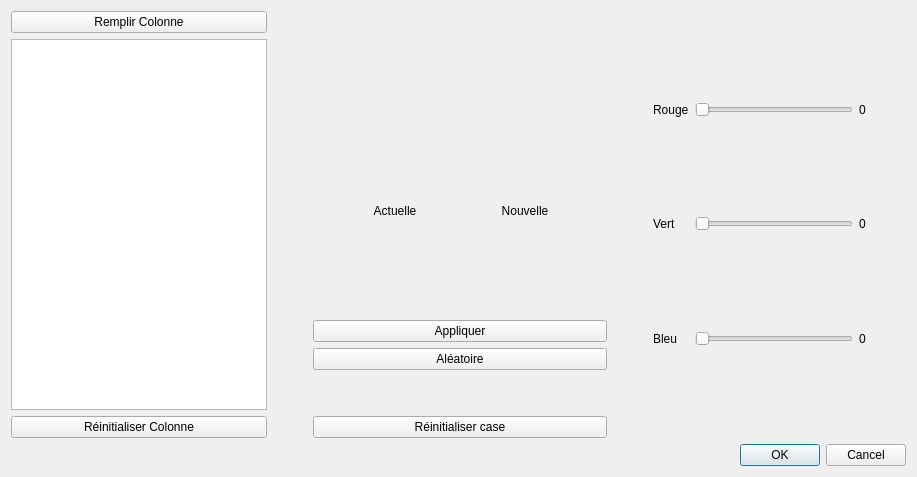
<?xml version="1.0" encoding="UTF-8"?>
<ui version="4.0">
 <class>DialogColorier</class>
 <widget class="QDialog" name="DialogColorier">
  <property name="geometry">
   <rect>
    <x>0</x>
    <y>0</y>
    <width>917</width>
    <height>477</height>
   </rect>
  </property>
  <property name="windowTitle">
   <string>Colorier</string>
  </property>
  <layout class="QVBoxLayout" name="verticalLayout_7">
   <item>
    <layout class="QHBoxLayout" name="horizontalLayout_4">
     <item>
      <layout class="QVBoxLayout" name="verticalLayout_3">
       <item>
        <widget class="QPushButton" name="_myPBAllHasard">
         <property name="cursor">
          <cursorShape>PointingHandCursor</cursorShape>
         </property>
         <property name="toolTip">
          <string>&lt;html&gt;&lt;head/&gt;&lt;body&gt;&lt;p&gt;Remplit aléatoirement tout e la colonne&lt;/p&gt;&lt;/body&gt;&lt;/html&gt;</string>
         </property>
         <property name="text">
          <string>Remplir Colonne</string>
         </property>
        </widget>
       </item>
       <item>
        <widget class="QTableView" name="_myColonneView">
         <property name="sizePolicy">
          <sizepolicy hsizetype="Minimum" vsizetype="Expanding">
           <horstretch>0</horstretch>
           <verstretch>0</verstretch>
          </sizepolicy>
         </property>
        </widget>
       </item>
       <item>
        <widget class="QPushButton" name="_myPBAllReinit">
         <property name="cursor">
          <cursorShape>PointingHandCursor</cursorShape>
         </property>
         <property name="toolTip">
          <string>&lt;html&gt;&lt;head/&gt;&lt;body&gt;&lt;p&gt;Réinitialise toue la colonne&lt;/p&gt;&lt;/body&gt;&lt;/html&gt;</string>
         </property>
         <property name="text">
          <string>Réinitialiser Colonne</string>
         </property>
        </widget>
       </item>
      </layout>
     </item>
     <item>
      <spacer name="horizontalSpacer_3">
       <property name="orientation">
        <enum>Qt::Horizontal</enum>
       </property>
       <property name="sizeType">
        <enum>QSizePolicy::Minimum</enum>
       </property>
       <property name="sizeHint" stdset="0">
        <size>
         <width>40</width>
         <height>20</height>
        </size>
       </property>
      </spacer>
     </item>
     <item>
      <layout class="QVBoxLayout" name="verticalLayout_6">
       <item>
        <spacer name="verticalSpacer_2">
         <property name="orientation">
          <enum>Qt::Vertical</enum>
         </property>
         <property name="sizeHint" stdset="0">
          <size>
           <width>20</width>
           <height>40</height>
          </size>
         </property>
        </spacer>
       </item>
       <item>
        <layout class="QVBoxLayout" name="verticalLayout_5">
         <item>
          <layout class="QHBoxLayout" name="horizontalLayout_3">
           <item>
            <spacer name="horizontalSpacer">
             <property name="orientation">
              <enum>Qt::Horizontal</enum>
             </property>
             <property name="sizeType">
              <enum>QSizePolicy::Minimum</enum>
             </property>
             <property name="sizeHint" stdset="0">
              <size>
               <width>40</width>
               <height>20</height>
              </size>
             </property>
            </spacer>
           </item>
           <item>
            <layout class="QVBoxLayout" name="verticalLayout_2">
             <item>
              <widget class="QLabel" name="label_7">
               <property name="text">
                <string>Actuelle</string>
               </property>
               <property name="alignment">
                <set>Qt::AlignCenter</set>
               </property>
              </widget>
             </item>
             <item>
              <widget class="QLabel" name="_myLOldColor">
               <property name="sizePolicy">
                <sizepolicy hsizetype="Expanding" vsizetype="Expanding">
                 <horstretch>0</horstretch>
                 <verstretch>0</verstretch>
                </sizepolicy>
               </property>
               <property name="minimumSize">
                <size>
                 <width>47</width>
                 <height>50</height>
                </size>
               </property>
               <property name="layoutDirection">
                <enum>Qt::LeftToRight</enum>
               </property>
               <property name="autoFillBackground">
                <bool>true</bool>
               </property>
               <property name="text">
                <string/>
               </property>
               <property name="textFormat">
                <enum>Qt::AutoText</enum>
               </property>
               <property name="scaledContents">
                <bool>false</bool>
               </property>
               <property name="alignment">
                <set>Qt::AlignCenter</set>
               </property>
              </widget>
             </item>
            </layout>
           </item>
           <item>
            <spacer name="horizontalSpacer_6">
             <property name="orientation">
              <enum>Qt::Horizontal</enum>
             </property>
             <property name="sizeType">
              <enum>QSizePolicy::Minimum</enum>
             </property>
             <property name="sizeHint" stdset="0">
              <size>
               <width>40</width>
               <height>20</height>
              </size>
             </property>
            </spacer>
           </item>
           <item>
            <layout class="QVBoxLayout" name="verticalLayout_4">
             <item>
              <widget class="QLabel" name="label_8">
               <property name="text">
                <string>Nouvelle</string>
               </property>
               <property name="alignment">
                <set>Qt::AlignCenter</set>
               </property>
              </widget>
             </item>
             <item>
              <widget class="QLabel" name="_myLNewColor">
               <property name="sizePolicy">
                <sizepolicy hsizetype="Expanding" vsizetype="Expanding">
                 <horstretch>0</horstretch>
                 <verstretch>0</verstretch>
                </sizepolicy>
               </property>
               <property name="minimumSize">
                <size>
                 <width>50</width>
                 <height>50</height>
                </size>
               </property>
               <property name="autoFillBackground">
                <bool>true</bool>
               </property>
               <property name="text">
                <string/>
               </property>
               <property name="alignment">
                <set>Qt::AlignCenter</set>
               </property>
              </widget>
             </item>
            </layout>
           </item>
           <item>
            <spacer name="horizontalSpacer_2">
             <property name="orientation">
              <enum>Qt::Horizontal</enum>
             </property>
             <property name="sizeType">
              <enum>QSizePolicy::Minimum</enum>
             </property>
             <property name="sizeHint" stdset="0">
              <size>
               <width>40</width>
               <height>20</height>
              </size>
             </property>
            </spacer>
           </item>
          </layout>
         </item>
         <item>
          <layout class="QVBoxLayout" name="verticalLayout">
           <item>
            <spacer name="verticalSpacer">
             <property name="orientation">
              <enum>Qt::Vertical</enum>
             </property>
             <property name="sizeType">
              <enum>QSizePolicy::Minimum</enum>
             </property>
             <property name="sizeHint" stdset="0">
              <size>
               <width>20</width>
               <height>40</height>
              </size>
             </property>
            </spacer>
           </item>
           <item>
            <widget class="QPushButton" name="myPushButtonAppliquer">
             <property name="cursor">
              <cursorShape>PointingHandCursor</cursorShape>
             </property>
             <property name="toolTip">
              <string>&lt;html&gt;&lt;head/&gt;&lt;body&gt;&lt;p&gt;Appliquer la nouvelle couleur dans la case&lt;/p&gt;&lt;/body&gt;&lt;/html&gt;</string>
             </property>
             <property name="text">
              <string>Appliquer</string>
             </property>
            </widget>
           </item>
           <item>
            <widget class="QPushButton" name="myPushButtonAleatoire">
             <property name="cursor">
              <cursorShape>PointingHandCursor</cursorShape>
             </property>
             <property name="toolTip">
              <string>&lt;html&gt;&lt;head/&gt;&lt;body&gt;&lt;p&gt;Propose une couleur aléatoire&lt;/p&gt;&lt;/body&gt;&lt;/html&gt;</string>
             </property>
             <property name="text">
              <string>Aléatoire</string>
             </property>
            </widget>
           </item>
           <item>
            <spacer name="verticalSpacer_4">
             <property name="orientation">
              <enum>Qt::Vertical</enum>
             </property>
             <property name="sizeHint" stdset="0">
              <size>
               <width>20</width>
               <height>40</height>
              </size>
             </property>
            </spacer>
           </item>
           <item>
            <widget class="QPushButton" name="myPushButtonReinit">
             <property name="cursor">
              <cursorShape>PointingHandCursor</cursorShape>
             </property>
             <property name="toolTip">
              <string>&lt;html&gt;&lt;head/&gt;&lt;body&gt;&lt;p&gt;Réinitialise la couleur de la case&lt;/p&gt;&lt;/body&gt;&lt;/html&gt;</string>
             </property>
             <property name="text">
              <string>Réinitialiser case</string>
             </property>
            </widget>
           </item>
          </layout>
         </item>
        </layout>
       </item>
      </layout>
     </item>
     <item>
      <layout class="QHBoxLayout" name="horizontalLayout_2">
       <item>
        <spacer name="horizontalSpacer_4">
         <property name="orientation">
          <enum>Qt::Horizontal</enum>
         </property>
         <property name="sizeType">
          <enum>QSizePolicy::Minimum</enum>
         </property>
         <property name="sizeHint" stdset="0">
          <size>
           <width>40</width>
           <height>20</height>
          </size>
         </property>
        </spacer>
       </item>
       <item>
        <layout class="QGridLayout" name="gridLayout">
         <item row="1" column="2">
          <widget class="QLabel" name="label_5">
           <property name="text">
            <string>0</string>
           </property>
          </widget>
         </item>
         <item row="2" column="1">
          <widget class="QSlider" name="myHorizontalSliderBleu">
           <property name="minimumSize">
            <size>
             <width>50</width>
             <height>0</height>
            </size>
           </property>
           <property name="cursor">
            <cursorShape>PointingHandCursor</cursorShape>
           </property>
           <property name="maximum">
            <number>255</number>
           </property>
           <property name="orientation">
            <enum>Qt::Horizontal</enum>
           </property>
          </widget>
         </item>
         <item row="0" column="1">
          <widget class="QSlider" name="myHorizontalSliderRouge">
           <property name="minimumSize">
            <size>
             <width>50</width>
             <height>0</height>
            </size>
           </property>
           <property name="cursor">
            <cursorShape>PointingHandCursor</cursorShape>
           </property>
           <property name="maximum">
            <number>255</number>
           </property>
           <property name="orientation">
            <enum>Qt::Horizontal</enum>
           </property>
          </widget>
         </item>
         <item row="0" column="0">
          <widget class="QLabel" name="label">
           <property name="text">
            <string>Rouge</string>
           </property>
          </widget>
         </item>
         <item row="2" column="0">
          <widget class="QLabel" name="label_3">
           <property name="text">
            <string>Bleu</string>
           </property>
          </widget>
         </item>
         <item row="1" column="1">
          <widget class="QSlider" name="myHorizontalSliderVert">
           <property name="minimumSize">
            <size>
             <width>50</width>
             <height>0</height>
            </size>
           </property>
           <property name="cursor">
            <cursorShape>PointingHandCursor</cursorShape>
           </property>
           <property name="maximum">
            <number>255</number>
           </property>
           <property name="orientation">
            <enum>Qt::Horizontal</enum>
           </property>
          </widget>
         </item>
         <item row="2" column="2">
          <widget class="QLabel" name="label_6">
           <property name="text">
            <string>0</string>
           </property>
          </widget>
         </item>
         <item row="0" column="2">
          <widget class="QLabel" name="label_4">
           <property name="text">
            <string>0</string>
           </property>
          </widget>
         </item>
         <item row="1" column="0">
          <widget class="QLabel" name="label_2">
           <property name="text">
            <string>Vert</string>
           </property>
          </widget>
         </item>
         <item row="1" column="3">
          <spacer name="horizontalSpacer_5">
           <property name="orientation">
            <enum>Qt::Horizontal</enum>
           </property>
           <property name="sizeType">
            <enum>QSizePolicy::Minimum</enum>
           </property>
           <property name="sizeHint" stdset="0">
            <size>
             <width>40</width>
             <height>20</height>
            </size>
           </property>
          </spacer>
         </item>
        </layout>
       </item>
      </layout>
     </item>
    </layout>
   </item>
   <item>
    <layout class="QHBoxLayout" name="horizontalLayout"/>
   </item>
   <item>
    <widget class="QDialogButtonBox" name="buttonBox">
     <property name="cursor">
      <cursorShape>PointingHandCursor</cursorShape>
     </property>
     <property name="orientation">
      <enum>Qt::Horizontal</enum>
     </property>
     <property name="standardButtons">
      <set>QDialogButtonBox::Cancel|QDialogButtonBox::Ok</set>
     </property>
    </widget>
   </item>
  </layout>
 </widget>
 <resources/>
 <connections>
  <connection>
   <sender>buttonBox</sender>
   <signal>accepted()</signal>
   <receiver>DialogColorier</receiver>
   <slot>accept()</slot>
   <hints>
    <hint type="sourcelabel">
     <x>227</x>
     <y>428</y>
    </hint>
    <hint type="destinationlabel">
     <x>157</x>
     <y>274</y>
    </hint>
   </hints>
  </connection>
  <connection>
   <sender>buttonBox</sender>
   <signal>rejected()</signal>
   <receiver>DialogColorier</receiver>
   <slot>reject()</slot>
   <hints>
    <hint type="sourcelabel">
     <x>295</x>
     <y>434</y>
    </hint>
    <hint type="destinationlabel">
     <x>286</x>
     <y>274</y>
    </hint>
   </hints>
  </connection>
  <connection>
   <sender>myHorizontalSliderRouge</sender>
   <signal>valueChanged(int)</signal>
   <receiver>label_4</receiver>
   <slot>setNum(int)</slot>
   <hints>
    <hint type="sourcelabel">
     <x>535</x>
     <y>105</y>
    </hint>
    <hint type="destinationlabel">
     <x>562</x>
     <y>102</y>
    </hint>
   </hints>
  </connection>
  <connection>
   <sender>myHorizontalSliderVert</sender>
   <signal>valueChanged(int)</signal>
   <receiver>label_5</receiver>
   <slot>setNum(int)</slot>
   <hints>
    <hint type="sourcelabel">
     <x>535</x>
     <y>207</y>
    </hint>
    <hint type="destinationlabel">
     <x>560</x>
     <y>209</y>
    </hint>
   </hints>
  </connection>
  <connection>
   <sender>myHorizontalSliderBleu</sender>
   <signal>valueChanged(int)</signal>
   <receiver>label_6</receiver>
   <slot>setNum(int)</slot>
   <hints>
    <hint type="sourcelabel">
     <x>530</x>
     <y>308</y>
    </hint>
    <hint type="destinationlabel">
     <x>560</x>
     <y>312</y>
    </hint>
   </hints>
  </connection>
 </connections>
</ui>
